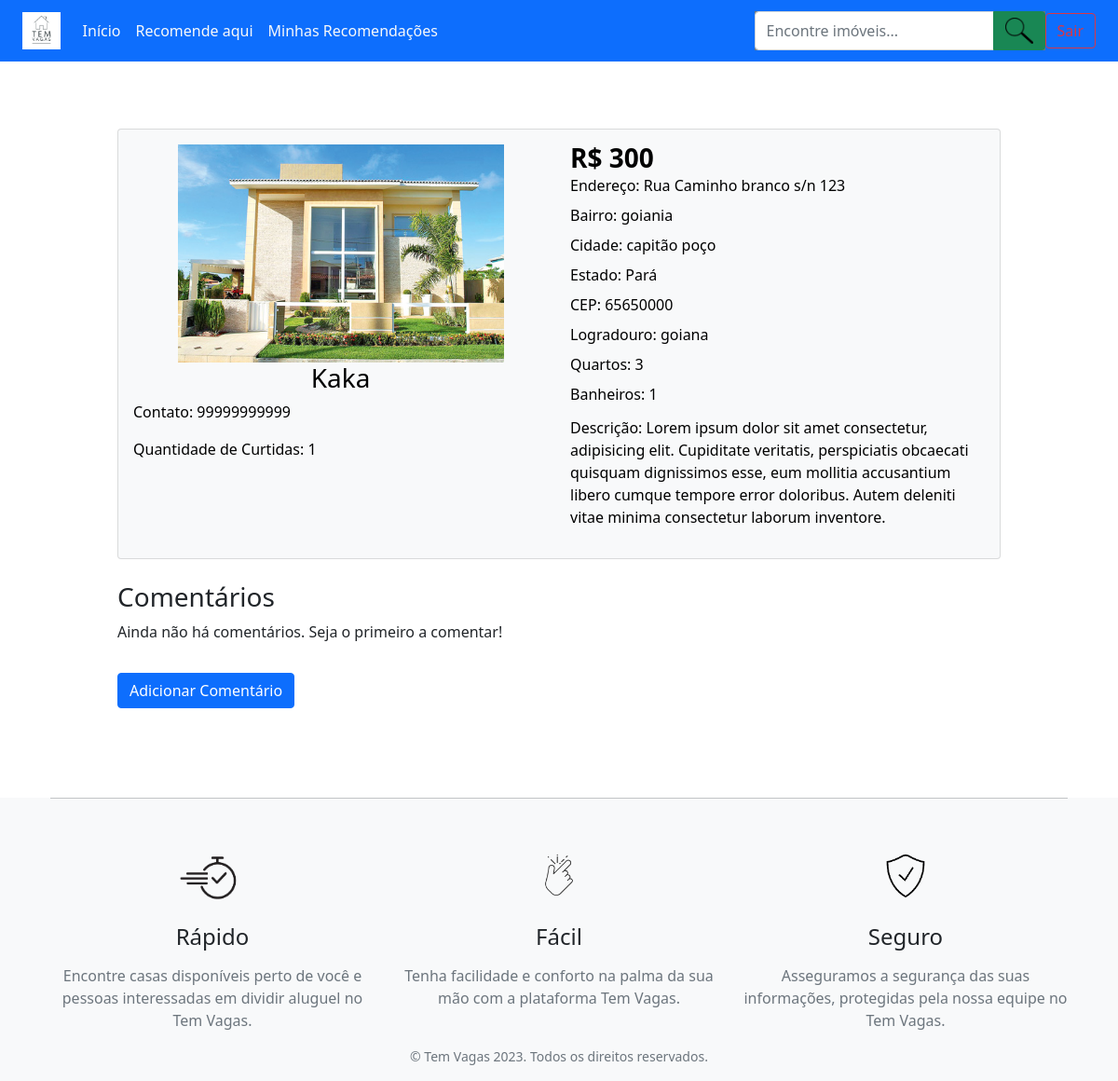
Screenshot of /recommendation-detail/12/ (signed in) with the database file from the repository.
### posts_app/models.py (models this page shows, shortened)
class recomendacoes(models.Model):
    nome = models.CharField(max_length=100)
    telefone = models.IntegerField()
    tipo_imovel = models.CharField(max_length=100)
    endereco = models.CharField(max_length=255)
    logradouro = models.CharField(max_length=255)
    numero = models.IntegerField()
    bairro = models.CharField(max_length=255)
    cidade = models.CharField(max_length=255)
    estado = models.CharField(max_length=255)
    cep = models.IntegerField()
    valor_aluguel = models.IntegerField()
    quantidade_quartos = models.IntegerField()
    quantidade_banheiros = models.IntegerField()
    descricao = models.TextField()
    image = models.ImageField(upload_to='images/', blank=True, null=True)
    create_at = models.DateTimeField(auto_now_add=True)
    owner = models.ForeignKey('accounts.CustomUser', on_delete=models.CASCADE, null=True)
    curtidas = models.ManyToManyField(CustomUser, through='Curtida', related_name='curtidas')
    class Meta:
        verbose_name = 'Imovel'
        verbose_name_plural = 'Imoveis'
        ordering = ['id']

### posts_app/views.py (the view)
# urls.py: path('recommendation-detail/<int:id>/', views.recommendation_detail, name='recommendation-detail'),
def recommendation_detail(request, id):
    template_name = 'recommendation-detail.html'  # template
    post = recomendacoes.objects.get(id=id)  # Metodo Get
    context = {  # cria context para chamar no template
        'imovel': post
    }
    return render(request, template_name, context)  # render

### posts_app/templates/recommendation-detail.html (shortened to what this page needs)
{% extends 'base.html' %}
{% block content %}
{% if imovel %}
<div class="container mt-4">
   <div class="text-start">
      <div class="card h-100 text-bg-light">
         <div class="card-body">
            <div class="row">
               <div class="col-md-6">
                  <div class="text-center">
                     <img src="{{imovel.image.url}}" width="350" alt="Imagem do Imóvel">
                  </div>
                  <figcaption class="text-center">
                     <h3>{{imovel.nome}}</h3>
                  </figcaption>
                  <p >Contato: {{imovel.telefone}}</p>
                  <p >Quantidade de Curtidas: <span id="numero_curtidas_{{ imovel.id }}">{{ imovel.curtidas.count }}</span></p>
               </div>
               <div class="col-md-6">
                  <h3 class="lh-1 fw-bold">R$ {{imovel.valor_aluguel}}</h3>
                  <p class="lh-1">Endereço: {{imovel.endereco}}</p>
                  <p class="lh-1">Bairro: {{imovel.bairro}}</p>
                  <p class="lh-1">Cidade: {{imovel.cidade}}</p>
                  <p class="lh-1">Estado: {{imovel.estado}}</p>
                  <p class="lh-1">CEP: {{imovel.cep}}</p>
                  <p class="lh-1">Logradouro: {{imovel.logradouro}}</p>
                  <p class="lh-1">Quartos: {{imovel.quantidade_quartos}}</p>
                  <p class="lh-1">Banheiros: {{imovel.quantidade_banheiros}}</p>
                  <p class="overflow-y-auto">Descrição: {{imovel.descricao}}</p>
               </div>
            </div>
         </div>
      </div>
   </div>
   <div class="mt-4">
      <h3>Comentários</h3>
      {% if imovel.comentarios.all %}
      <ul class="list-group">
         {% for comentario in imovel.comentarios.all %}
         <li class="list-group-item">
            <div class="d-flex justify-content-between align-items-center">
               <div>
                  <strong>{{ comentario.usuario.username }}</strong>: {{ comentario.texto }}
               </div>
               {% if comentario.usuario == request.user %}
               <div class="btn-group">
                  <a href="{% url 'editar-comentario' comentario.id %}" class="btn btn-warning btn-sm">Editar</a>
                  <button type="button" class="btn btn-danger btn-sm" data-bs-toggle="modal" data-bs-target="#confirmacaoExclusaoComentario{{ comentario.id }}">
                  Excluir
                  </button>
               </div>
               <div class="modal fade" id="confirmacaoExclusaoComentario{{ comentario.id }}" tabindex="-1" aria-labelledby="confirmacaoExclusaoComentarioLabel{{ comentario.id }}" aria-hidden="true">
                  <div class="modal-dialog">
                     <div class="modal-content">
                        <div class="modal-header">
                           <h5 class="modal-title" id="confirmacaoExclusaoComentarioLabel{{ comentario.id }}">Confirmar Exclusão</h5>
                           <button type="button" class="btn-close" data-bs-dismiss="modal" aria-label="Fechar"></button>
                        </div>
                        <div class="modal-body">
                           Tem certeza de que deseja excluir este comentário?
                        </div>
                        <div class="modal-footer">
                           <button type="button" class="btn btn-secondary" data-bs-dismiss="modal">Cancelar</button>
                           <a href="{% url 'excluir-comentario' comentario.id %}" class="btn btn-danger">Excluir</a>
                        </div>
                     </div>
                  </div>
               </div>
               {% endif %}
            </div>
         </li>
         {% endfor %}
      </ul>
      {% else %}
      <p>Ainda não há comentários. Seja o primeiro a comentar!</p>
      {% endif %}
      <form method="post" action="{% url 'adicionar-comentario' id=imovel.id %}">
         <button type="submit" class="btn btn-primary mt-3">Adicionar Comentário</button>
      </form>
   </div>
</div>
{% endif %}
</div>
<link href="https://cdn.jsdelivr.net/npm/bootstrap@5.0.2/dist/css/bootstrap.min.css" rel="stylesheet">
{% endblock %}

### rows the page displays
recomendacoes: image (picture), nome "Kaka", telefone "99999999999", curtidas.count "1", valor_aluguel "300", endereco "Rua Caminho branco s/n 123", bairro "goiania", cidade "capitão poço", estado "Pará", cep "65650000", logradouro "goiana", quantidade_quartos "3", quantidade_banheiros "1", descricao "Lorem ipsum dolor sit amet consectetur, adipisicing elit. Cupiditate veritatis, perspiciatis obcaecati quisquam dignissimos esse, eum mollitia accusantium libero cumque tempore error doloribus. Autem deleniti vitae minima consectetur laborum inventore."
